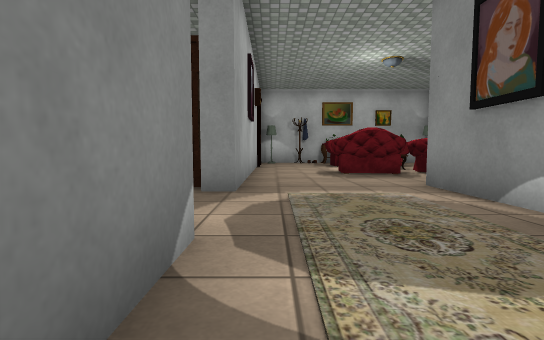
[1] (above)

18 first-person views from a walk through a Unity game level. The camera is 0.62 m above the floor, tilts 4° down and sees 85° across. The floor is counted in squares, 1 m on a side. Each view is taken from the middle of a square. On the plan, view 1 faces up. The plan holds only what a view shows up to about 9 squares ahead; the rest is blank. The player character is not drawn. Some surface patterns are stand-ins.

[2]
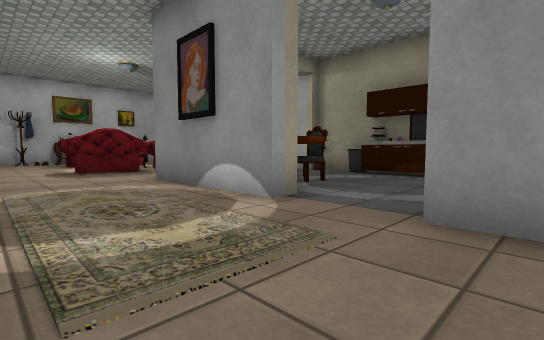

[3]
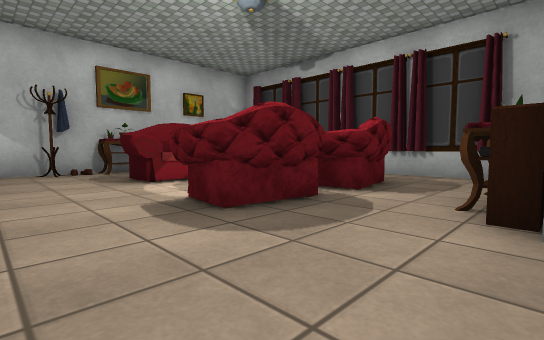

[4]
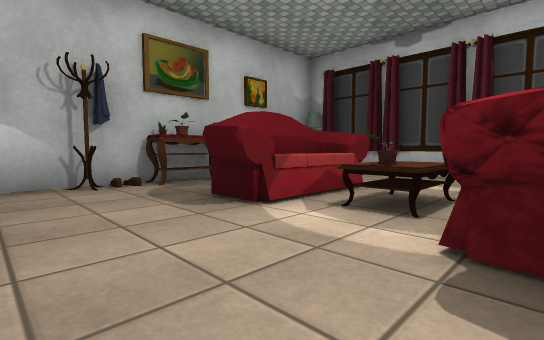

[5]
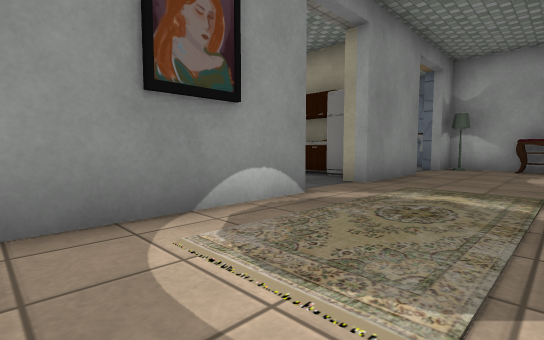

[6]
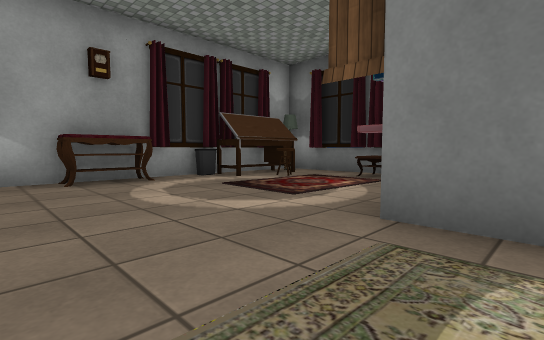

[7]
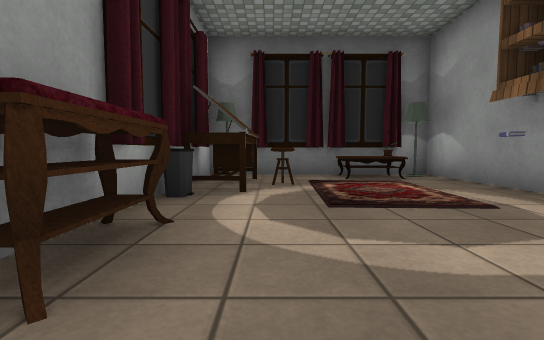

[8]
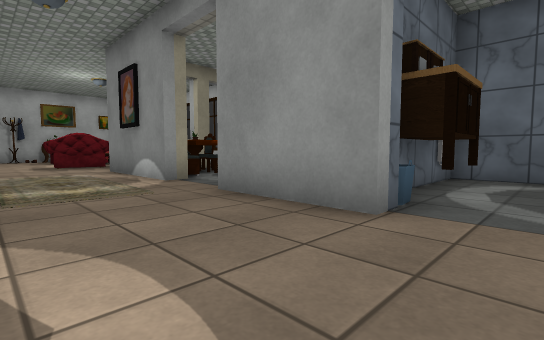

[9]
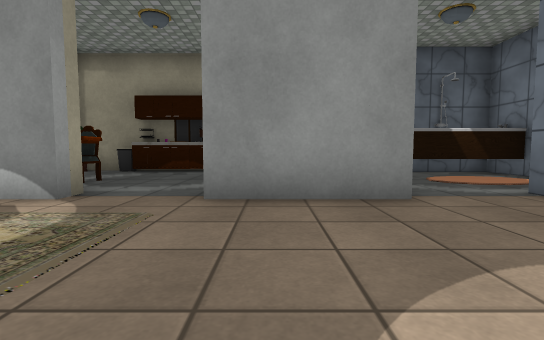

[10]
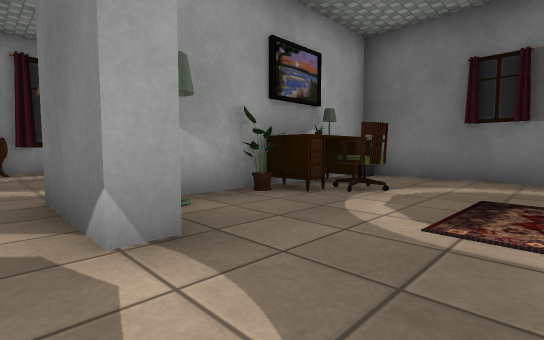

[11]
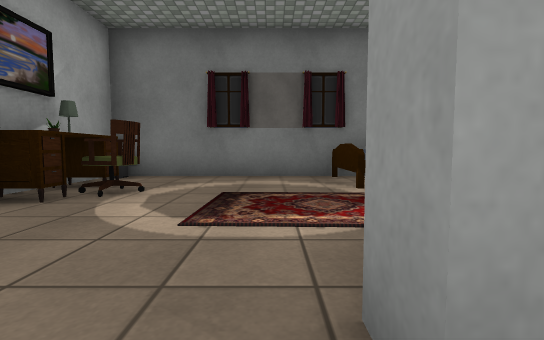

[12]
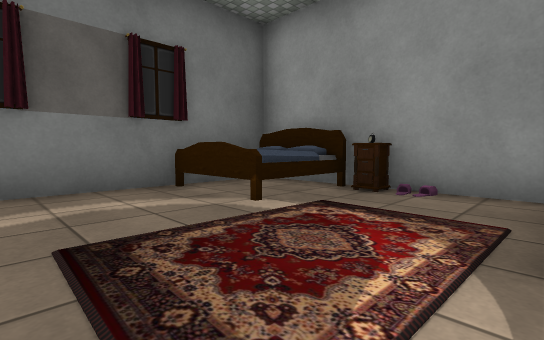

[13]
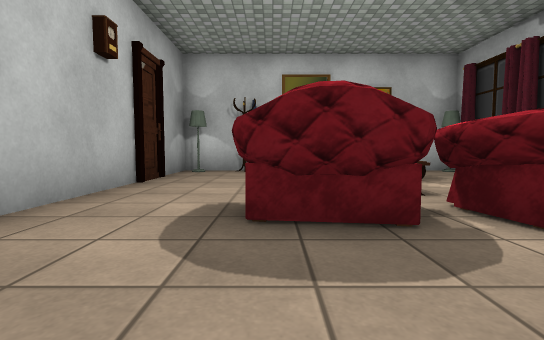

[14]
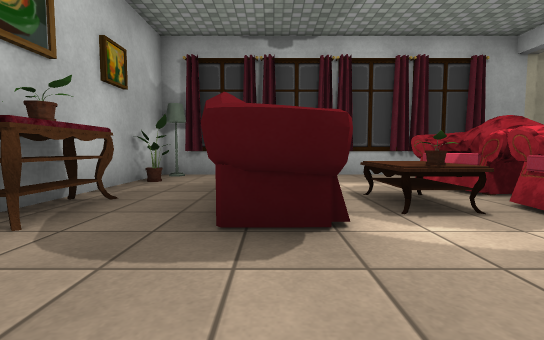

[15]
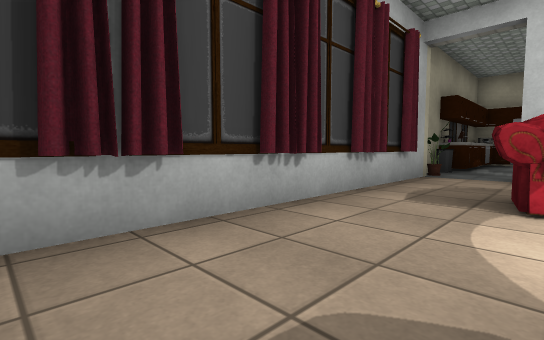

[16]
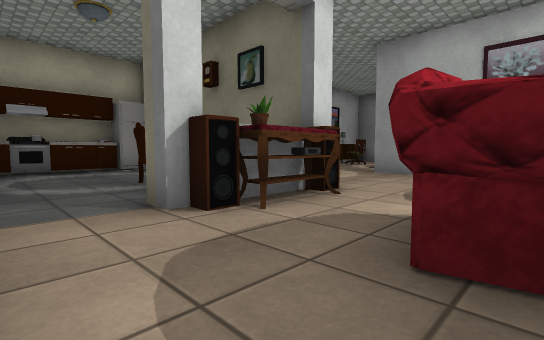

[17]
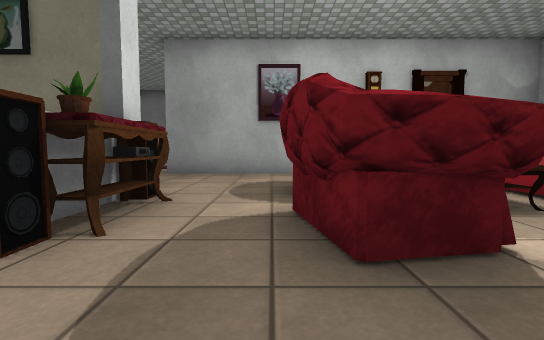

[18]
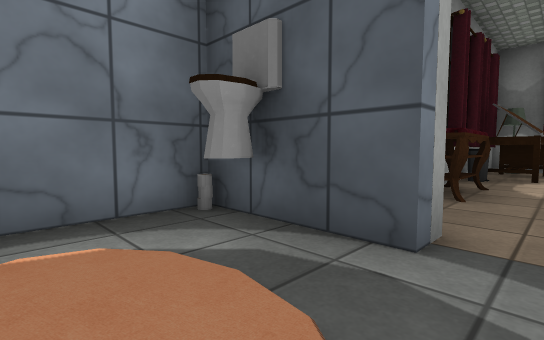

### Floor plan
Ten units are one square. View 1 is at (0, 0); x grows to the right and y downward. Boxes are objects, and circles mark ways between rooms. Rooms are numbered by the first view taken in them; rooms with no view inside come last. Other rooms are left out.
<svg viewBox="-73 -142 163 215">
<path fill="none" stroke="#000" d="M32 -17 27 -17 27 -46M-5 -20 -5 2M73 -45 73 -137 -5 -137 -5 -43M-21 2 -53 2M76 -19 76 -44M48 17 66 17M32 27 27 27 27 2 32 2M42 30 42 23M27 51 27 46 32 46M71 38 71 23M-53 24 -53 55 22 55M-5 -43 -11 -43M-11 -20 -5 -20M-21 -76 -59 -76M-58 -3 -19 -3M-68 -75 -68 -5M32 46 32 68 71 68M58 30 42 30M55 23 44 23M71 68 71 64"/>
<rect x="-55" y="45" width="10" height="10" fill="#bbb"><title>lamp</title></rect>
<rect x="-55" y="25" width="10" height="10" fill="#bbb"><title>curtain</title></rect>
<rect x="-55" y="15" width="20" height="10" fill="#bbb"><title>table</title></rect>
<rect x="-55" y="5" width="10" height="10" fill="#bbb"><title>lamp</title></rect>
<rect x="-45" y="45" width="20" height="10" fill="#bbb"><title>curtain</title></rect>
<rect x="-45" y="5" width="10" height="10" fill="#bbb"><title>curtain</title></rect>
<rect x="-35" y="35" width="10" height="10" fill="#bbb"><title>table</title></rect>
<rect x="-25" y="45" width="10" height="10" fill="#bbb"><title>curtain</title></rect>
<rect x="-25" y="5" width="10" height="10" fill="#bbb"><title>other object</title></rect>
<rect x="-15" y="45" width="10" height="10" fill="#bbb"><title>other object</title></rect>
<rect x="-5" y="45" width="20" height="10" fill="#bbb"><title>other object</title></rect>
<rect x="-5" y="-135" width="10" height="10" fill="#bbb"><title>lamp</title></rect>
<rect x="5" y="-135" width="10" height="10" fill="#bbb"><title>other object</title></rect>
<rect x="15" y="45" width="10" height="10" fill="#bbb"><title>lamp</title></rect>
<rect x="15" y="-85" width="20" height="20" fill="#bbb"><title>armchair</title></rect>
<rect x="15" y="-115" width="40" height="10" fill="#bbb"><title>sofa</title></rect>
<rect x="15" y="-135" width="20" height="10" fill="#bbb"><title>other object</title></rect>
<rect x="25" y="25" width="10" height="10" fill="#bbb"><title>other object</title></rect>
<rect x="25" y="-55" width="10" height="10" fill="#bbb"><title>speaker</title></rect>
<rect x="25" y="-105" width="20" height="20" fill="#bbb"><title>table</title></rect>
<rect x="35" y="5" width="10" height="10" fill="#bbb"><title>other object</title></rect>
<rect x="35" y="-25" width="10" height="10" fill="#bbb"><title>sofa</title></rect>
<rect x="35" y="-35" width="20" height="10" fill="#bbb"><title>other object</title></rect>
<rect x="35" y="-45" width="20" height="10" fill="#bbb"><title>other object</title></rect>
<rect x="35" y="-65" width="10" height="20" fill="#bbb"><title>other object</title></rect>
<rect x="35" y="-85" width="20" height="20" fill="#bbb"><title>armchair</title></rect>
<rect x="45" y="5" width="10" height="10" fill="#bbb"><title>other object</title></rect>
<rect x="45" y="-55" width="10" height="10" fill="#bbb"><title>speaker</title></rect>
<rect x="45" y="-135" width="10" height="10" fill="#bbb"><title>plant</title></rect>
<rect x="55" y="15" width="10" height="10" fill="#bbb"><title>other object</title></rect>
<rect x="55" y="5" width="10" height="10" fill="#bbb"><title>other object</title></rect>
<rect x="55" y="-135" width="10" height="10" fill="#bbb"><title>curtain</title></rect>
<rect x="65" y="5" width="10" height="10" fill="#bbb"><title>other object</title></rect>
<rect x="65" y="-15" width="20" height="20" fill="#bbb"><title>other object</title></rect>
<rect x="65" y="-25" width="10" height="10" fill="#bbb"><title>other object</title></rect>
<rect x="65" y="-35" width="10" height="10" fill="#bbb"><title>other object</title></rect>
<rect x="65" y="-45" width="10" height="10" fill="#bbb"><title>plant</title></rect>
<rect x="65" y="-65" width="10" height="10" fill="#bbb"><title>curtain</title></rect>
<rect x="65" y="-95" width="10" height="10" fill="#bbb"><title>curtain</title></rect>
<rect x="65" y="-105" width="10" height="10" fill="#bbb"><title>curtain</title></rect>
<rect x="65" y="-135" width="10" height="10" fill="#bbb"><title>lamp</title></rect>
<rect x="-65" y="-15" width="10" height="10" fill="#bbb"><title>other object</title></rect>
<rect x="-65" y="-75" width="20" height="20" fill="#bbb"><title>bed</title></rect>
<rect x="-55" y="-15" width="10" height="10" fill="#bbb"><title>lamp</title></rect>
<rect x="-45" y="-15" width="10" height="10" fill="#bbb"><title>desk</title></rect>
<rect x="-45" y="-25" width="10" height="10" fill="#bbb"><title>other object</title></rect>
<rect x="-45" y="-75" width="10" height="10" fill="#bbb"><title>other object</title></rect>
<rect x="-35" y="-15" width="10" height="10" fill="#bbb"><title>plant</title></rect>
<rect x="-35" y="-75" width="10" height="10" fill="#bbb"><title>other object</title></rect>
<rect x="-25" y="-15" width="10" height="10" fill="#bbb"><title>lamp</title></rect>
<rect x="-25" y="-75" width="10" height="30" fill="#bbb"><title>wardrobe</title></rect>
<rect x="25" y="55" width="10" height="10" fill="#bbb"><title>other object</title></rect>
<rect x="55" y="35" width="20" height="30" fill="#bbb"><title>bathtub</title></rect>
<circle cx="-10" cy="-35" r="3" fill="#2a7"/>
<circle cx="40" cy="40" r="3" fill="#2a7"/>
<text x="20" y="-40">1</text>
<text x="-40" y="-40">2</text>
<text x="50" y="50">3</text>
</svg>
Room 1 opens to room 2. Room 1 opens to room 3.

Where each view was taken, in squares from view 1:
view 1: 0 up, 0 right, facing up
view 2: 1 down, 0 right, facing up-right
view 3: 5 up, 0 right, facing up-right
view 4: 8 up, 0 right, facing up-right
view 5: 5 up, 0 right, facing down-right
view 6: 1 up, 2 right, facing down-left
view 7: 4 down, 2 right, facing left
view 8: 4 down, 0 right, facing up-right
view 9: 1 down, 1 left, facing right
view 10: 4 up, 0 right, facing down-left
view 11: 4 up, 0 right, facing left
view 12: 3 up, 2 left, facing up-left
view 13: 5 up, 2 right, facing up
view 14: 11 up, 0 right, facing right
view 15: 12 up, 5 right, facing down-right
view 16: 8 up, 7 right, facing down-left
view 17: 7 up, 7 right, facing left
view 18: 4 down, 5 right, facing down-left
